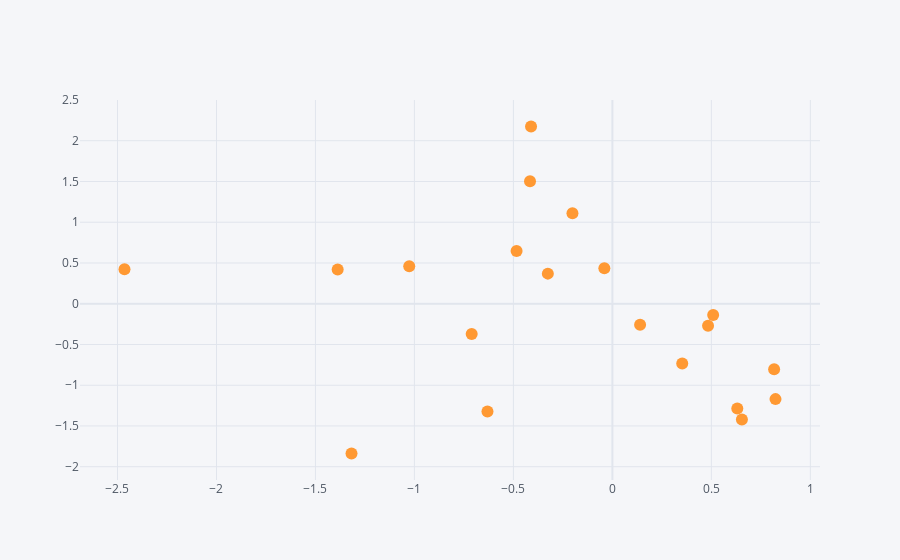

This figure's notebook cell:
### Code cell
df.iplot(kind='scatter',x= 'C',y='D',mode='markers')   # plotting scatter plot between given x and y axis with points represented by markers.

### Figure 1 — Plotly figure (JSON) as saved in the notebook; plotly's stock layout.template omitted (floating-point values rounded to 4 significant figures)
{"data": [{"line": {"color": "rgba(255, 153, 51, 1.0)", "dash": "solid", "shape": "linear", "width": 1.3}, "marker": {"size": 12, "symbol": "circle"}, "mode": "markers", "name": "D", "text": "", "type": "scatter", "x": [0.509, 0.3528, -0.7109, -0.4839, 0.6309, -1.318, -2.465, -0.4162, 0.14, -1.026, 0.4832, -0.3261, 0.8239, -0.2017, -0.4109, 0.6542, -0.6311, -0.04063, -1.388, 0.817], "y": [-0.1385, -0.7331, -0.3704, 0.6461, -1.285, -1.838, 0.422, 1.504, -0.2574, 0.4602, -0.2697, 0.3694, -1.17, 1.11, 2.175, -1.419, -1.323, 0.4365, 0.4208, -0.8048]}], "layout": {"legend": {"bgcolor": "#F5F6F9", "font": {"color": "#4D5663"}}, "paper_bgcolor": "#F5F6F9", "plot_bgcolor": "#F5F6F9", "title": {"font": {"color": "#4D5663"}}, "xaxis": {"gridcolor": "#E1E5ED", "showgrid": true, "tickfont": {"color": "#4D5663"}, "title": {"font": {"color": "#4D5663"}, "text": ""}, "zerolinecolor": "#E1E5ED"}, "yaxis": {"gridcolor": "#E1E5ED", "showgrid": true, "tickfont": {"color": "#4D5663"}, "title": {"font": {"color": "#4D5663"}, "text": ""}, "zerolinecolor": "#E1E5ED"}}}
